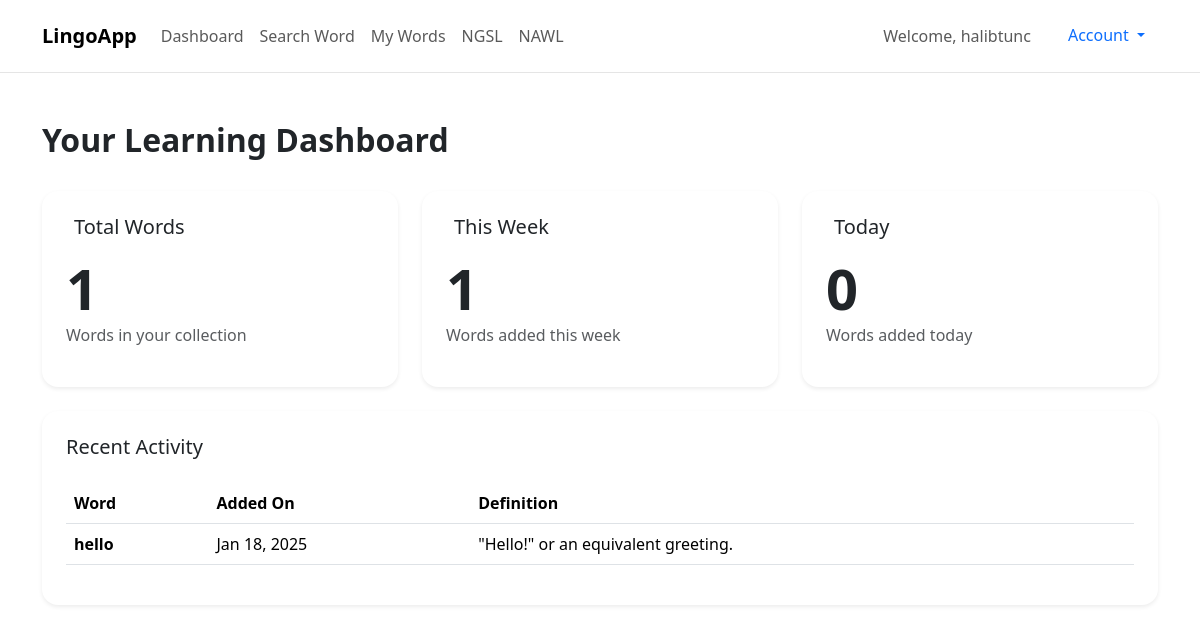
/dashboard/ (signed in), run on an earlier commit of the app's database.
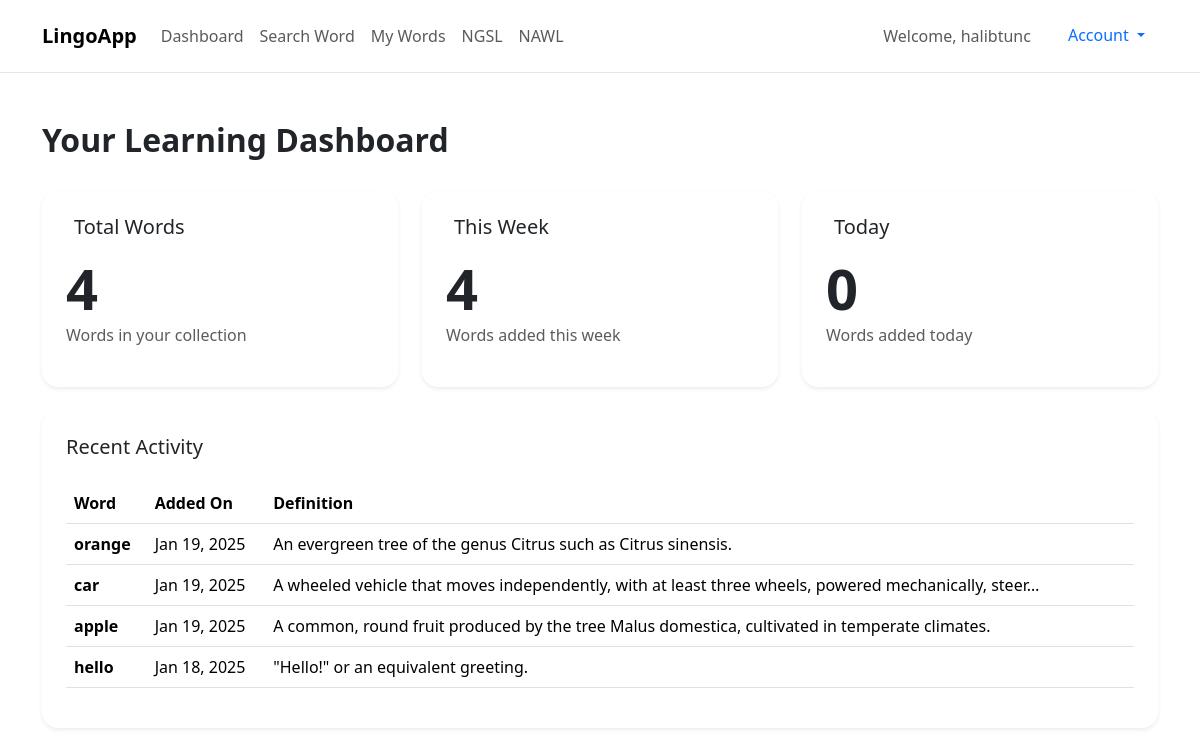
And on a later commit of the database.
### dictapp/models.py (models this page shows, shortened)
class Word(models.Model):
    user = models.ForeignKey(
        User, on_delete=models.CASCADE, related_name='words', null=True)
    word = models.CharField(max_length=100)
    phonetic = models.CharField(max_length=100, null=True, blank=True)
    meanings = models.JSONField()  # Store the word meanings as JSON
    created_at = models.DateTimeField(auto_now_add=True)
    class Meta:
        ordering = ['-created_at']
        unique_together = ['user', 'word']

### dictapp/views.py (the view)
# urls.py: path('dashboard/', views.dashboard, name='dashboard'),
@login_required
def dashboard(request):
    now = timezone.now()
    week_ago = now - timedelta(days=7)
    today_start = now.replace(hour=0, minute=0, second=0, microsecond=0)
    total_words = Word.objects.filter(user=request.user).count()
    words_this_week = Word.objects.filter(
        user=request.user,
        created_at__gte=week_ago
    ).count()
    words_today = Word.objects.filter(
        user=request.user,
        created_at__gte=today_start
    ).count()
    recent_words = Word.objects.filter(
        user=request.user
    ).order_by('-created_at')[:5]
    context = {
        'total_words': total_words,
        'words_this_week': words_this_week,
        'words_today': words_today,
        'recent_words': recent_words,
    }
    return render(request, 'dashboard.html', context)

### dictapp/templates/dashboard.html (shortened to what this page needs)
{% extends 'base.html' %}
{% block content %}
<div class="container py-5">
    <div class="row">
        <div class="col-12 mb-4">
            <h2 class="fw-bold">Your Learning Dashboard</h2>
        </div>
    </div>
    <div class="row g-4">
        <div class="col-md-4">
            <div class="card border-0 shadow-sm rounded-4 h-100">
                <div class="card-body p-4">
                    <div class="d-flex align-items-center mb-3">
                        <h5 class="card-title mb-0">Total Words</h5>
                    </div>
                    <h2 class="display-4 fw-bold mb-0">{{ total_words }}</h2>
                    <p class="text-muted">Words in your collection</p>
                </div>
            </div>
        </div>
        <div class="col-md-4">
            <div class="card border-0 shadow-sm rounded-4 h-100">
                <div class="card-body p-4">
                    <div class="d-flex align-items-center mb-3">
                        <h5 class="card-title mb-0">This Week</h5>
                    </div>
                    <h2 class="display-4 fw-bold mb-0">{{ words_this_week }}</h2>
                    <p class="text-muted">Words added this week</p>
                </div>
            </div>
        </div>
        <div class="col-md-4">
            <div class="card border-0 shadow-sm rounded-4 h-100">
                <div class="card-body p-4">
                    <div class="d-flex align-items-center mb-3">
                        <h5 class="card-title mb-0">Today</h5>
                    </div>
                    <h2 class="display-4 fw-bold mb-0">{{ words_today }}</h2>
                    <p class="text-muted">Words added today</p>
                </div>
            </div>
        </div>
    </div>
    <div class="row mt-4">
        <div class="col-12">
            <div class="card border-0 shadow-sm rounded-4">
                <div class="card-body p-4">
                    <h5 class="card-title mb-4">Recent Activity</h5>
                    {% if recent_words %}
                        <div class="table-responsive">
                            <table class="table">
                                <thead>
                                    <tr>
                                        <th>Word</th>
                                        <th>Added On</th>
                                        <th>Definition</th>
                                    </tr>
                                </thead>
                                <tbody>
                                    {% for word in recent_words %}
                                    <tr>
                                        <td class="fw-bold">{{ word.word }}</td>
                                        <td>{{ word.created_at|date:"M d, Y" }}</td>
                                        <td>
                                            {% if word.meanings.0.definitions.0.definition %}
                                                {{ word.meanings.0.definitions.0.definition|truncatechars:100 }}
                                            {% else %}
                                                -
                                            {% endif %}
                                        </td>
                                    </tr>
                                    {% endfor %}
                                </tbody>
                            </table>
                        </div>
                    {% else %}
                        <p class="text-muted mb-0">No words added yet. Start by adding some words to your collection!</p>
                    {% endif %}
                </div>
            </div>
        </div>
    </div>
</div>
{% endblock %}

### dictapp/templates/base.html (shortened to what this page needs)
<!DOCTYPE html>
<html lang="en">
  <head>
    <link
      href="https://cdn.jsdelivr.net/npm/bootstrap@5.3.2/dist/css/bootstrap.min.css"
      rel="stylesheet"
    />
  </head>
  <body>
    <nav class="navbar navbar-expand-lg navbar-light bg-white py-3">
      <div class="container">
        <a class="navbar-brand fw-bold" href="{% url 'index' %}">LingoApp</a>
        <div class="collapse navbar-collapse" id="navbarNav">
          <ul class="navbar-nav me-auto">
            <li class="nav-item">
              <a class="nav-link" href="{% url 'dashboard' %}">Dashboard</a>
            </li>
            <li class="nav-item">
              <a class="nav-link" href="{% url 'search_word' %}">Search Word</a>
            </li>
            <li class="nav-item">
              <a class="nav-link" href="{% url 'my_words' %}">My Words</a>
            </li>
            <li class="nav-item">
              <a class="nav-link" href="{% url 'ngsl' %}">NGSL</a>
            </li>
            <li class="nav-item">
              <a class="nav-link" href="{% url 'nawl' %}">NAWL</a>
            </li>
          </ul>
          <div class="d-flex gap-2">
            {% if user.is_authenticated %}
              <span class="navbar-text me-3">Welcome, {{ user.username }}</span>
              <div class="dropdown">
                <button class="btn btn-link dropdown-toggle text-decoration-none" type="button" data-bs-toggle="dropdown">
                  Account
                </button>
              </div>
            {% else %}
              <a href="{% url 'login' %}" class="btn btn-login px-4">Log in</a>
              <a href="{% url 'register' %}" class="btn btn-signup px-4 rounded-pill">Sign up</a>
            {% endif %}
          </div>
        </div>
      </div>
    </nav>
    {% block content %} {% endblock %}
  </body>
</html>

### dictapp/templates/base.html (style rules this page uses)
.navbar { border-bottom: 1px solid #e5e5e5; }

### dictapp/templates/dashboard.html (style rules this page uses)
.card { transition: transform 0.2s; }
.table td { vertical-align: middle; }

What changed in the data, as far as the page shows it:
added Word: word "orange", created_at "Jan 19, 2025", meanings.0.definitions.0.definition "An evergreen tree of the genus Citrus such as Citrus sinensis."
added Word: word "car", created_at "Jan 19, 2025", meanings.0.definitions.0.definition "A wheeled vehicle that moves independently, with at least three wheels, powered mechanically, steer…"
added Word: word "apple", created_at "Jan 19, 2025", meanings.0.definitions.0.definition "A common, round fruit produced by the tree Malus domestica, cultivated in temperate climates."
Also different on the page:
{{ total_words }}: "1" → "4"
{{ words_this_week }}: "1" → "4"
